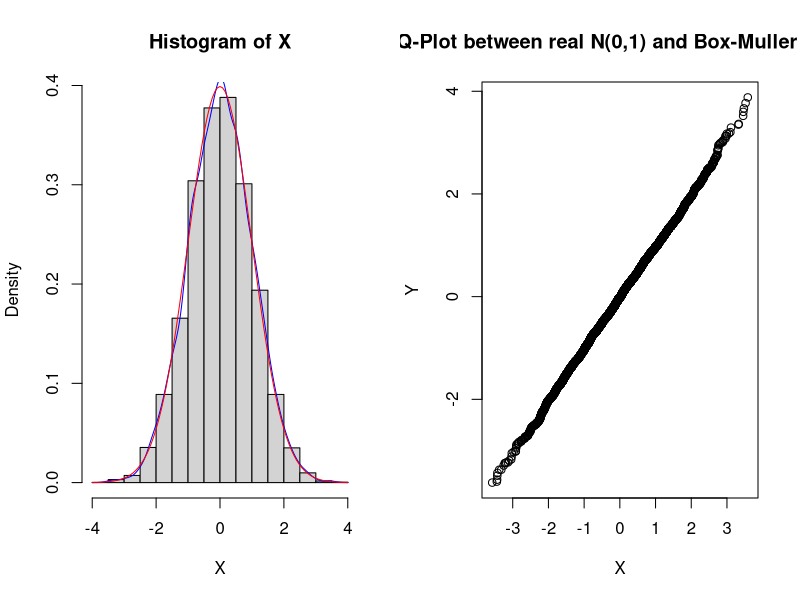
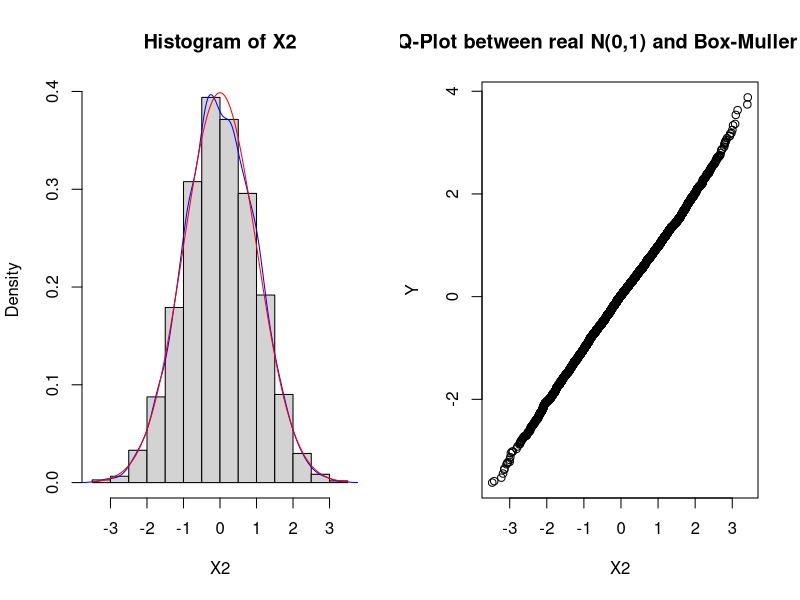

These charts were generated, in order, by the following R code:
## ---- chunk 1
knitr::opts_chunk$set(warning = FALSE, message = FALSE) 
## ---- chunk 2
BM <- function(n){
  m <- ceiling(n/2)
  u1 <- runif(m)
  u2 <- runif(m)
  z1 <- sqrt(-2 * log(u1)) * cos(2*pi*u2)
  z2 <- sqrt(-2 * log(u1)) * sin(2*pi*u2)
  z <- c(z1, z2)
  return(z[1:n])
}

BM2 <- function(n){
  m <- ceiling(n/2)
  u1 <- runif(m,-1,1)
  u2 <- runif(m,-1,1)
  z1 <- u1 * sqrt((-2 * log(u1^2 + u2^2)) / (u1^2 + u2^2)) * ((u1^2 + u2^2) <= 1)
  z2 <- u2 * sqrt((-2 * log(u1^2 + u2^2)) / (u1^2 + u2^2)) * ((u1^2 + u2^2) <= 1)  
  z <- c(z1, z2)
  return(z[!is.na(z)])
}
## ---- chunk 3
n <- 10000

X <- BM(n)
X2 <- BM2(n)
x <- seq(-10,10,0.1)
Y <- rnorm(n,0,1)

par(mfrow = c(1,2))

hist(X,freq = FALSE)
lines(density(X), col = 'blue')
curve(dnorm(x,0,1), col="red", add = T)

qqplot(X,Y, main = "QQ-Plot between real N(0,1) and Box-Muller N(0,1)")

par(mfrow = c(1,2))

hist(X2,freq = FALSE)
lines(density(X2), col = 'blue')
curve(dnorm(x,0,1), col="red", add = T)

qqplot(X2,Y, main = "QQ-Plot between real N(0,1) and Box-Muller N(0,1)")
